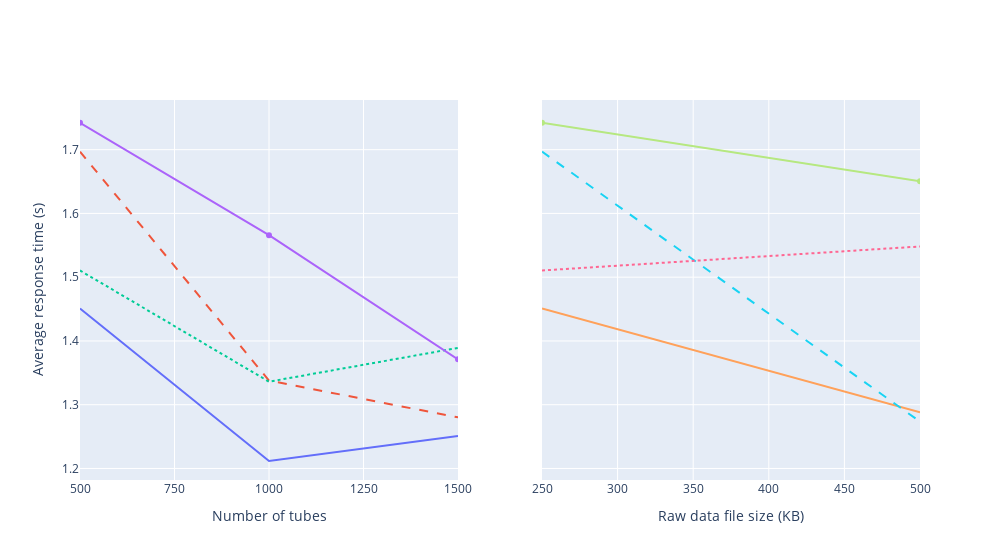

The notebook cell this image was saved under:
### Markdown cell above
### Average times when executing tx 'AddAnalysis' by analysts

### Code cell
# 3 Orgs net data, file size fixed
threeOrgs10FileSizeFixed = [1.4509, 1.2117, 1.2511]
threeOrgs20FileSizeFixed = [1.6969, 1.3378, 1.2801]
# 5 Orgs net data, file size fixed
fiveOrgs10FileSizeFixed = [1.5105, 1.3361, 1.3891]
fiveOrgs20FileSizeFixed = [1.7422, 1.5659, 1.3711]

# 3 Orgs net data, num. tubes fixed
threeOrgs10NumTubesFixed = [1.4509, 1.2881]
threeOrgs20NumTubesFixed = [1.6969, 1.2734]
# 5 Orgs net data, num. tubes fixed
fiveOrgs10NumTubesFixed = [1.5105, 1.5482]
fiveOrgs20NumTubesFixed = [1.7421, 1.6504]

avgAnalysis(threeOrgs10FileSizeFixed, threeOrgs20FileSizeFixed, fiveOrgs10FileSizeFixed, fiveOrgs20FileSizeFixed, threeOrgs10NumTubesFixed, threeOrgs20NumTubesFixed, fiveOrgs10NumTubesFixed, fiveOrgs20NumTubesFixed)

### Figure 1 — Plotly figure (JSON) as saved in the notebook; plotly's stock layout.template omitted (floating-point values rounded to 4 significant figures)
{"data": [{"mode": "lines", "name": "3 Orgs net 10 analysts per role (file size fixed)", "type": "scatter", "x": [500, 1000, 1500], "xaxis": "x", "y": [1.451, 1.212, 1.251], "yaxis": "y"}, {"line": {"dash": "dash"}, "mode": "lines", "name": "3 Orgs net 20 analysts per role (file size fixed)", "type": "scatter", "x": [500, 1000, 1500], "xaxis": "x", "y": [1.697, 1.338, 1.28], "yaxis": "y"}, {"line": {"dash": "dot"}, "mode": "lines", "name": "5 Orgs net 10 analysts per role (file size fixed)", "type": "scatter", "x": [500, 1000, 1500], "xaxis": "x", "y": [1.51, 1.336, 1.389], "yaxis": "y"}, {"mode": "lines+markers", "name": "5 Orgs net 20 analysts per role (file size fixed)", "type": "scatter", "x": [500, 1000, 1500], "xaxis": "x", "y": [1.742, 1.566, 1.371], "yaxis": "y"}, {"mode": "lines", "name": "3 Orgs net 10 analysts per role (file size fixed)", "type": "scatter", "x": [250, 500], "xaxis": "x2", "y": [1.451, 1.288], "yaxis": "y2"}, {"line": {"dash": "dash"}, "mode": "lines", "name": "3 Orgs net 20 analysts per role (file size fixed)", "type": "scatter", "x": [250, 500], "xaxis": "x2", "y": [1.697, 1.273], "yaxis": "y2"}, {"line": {"dash": "dot"}, "mode": "lines", "name": "5 Orgs net 10 analysts per role (file size fixed)", "type": "scatter", "x": [250, 500], "xaxis": "x2", "y": [1.51, 1.548], "yaxis": "y2"}, {"mode": "lines+markers", "name": "5 Orgs net 20 analysts per role (file size fixed)", "type": "scatter", "x": [250, 500], "xaxis": "x2", "y": [1.742, 1.65], "yaxis": "y2"}], "layout": {"showlegend": false, "width": 1000, "xaxis": {"anchor": "y", "domain": [0, 0.45], "dtick": 250, "range": [500, 1500], "tick0": 500, "title": {"text": "Number of tubes"}}, "xaxis2": {"anchor": "y2", "domain": [0.55, 1], "range": [250, 500], "title": {"text": "Raw data file size (KB)"}}, "yaxis": {"anchor": "x", "domain": [0, 1], "title": {"text": "Average response time (s)"}}, "yaxis2": {"anchor": "x2", "domain": [0, 1], "matches": "y", "showticklabels": false}}}
